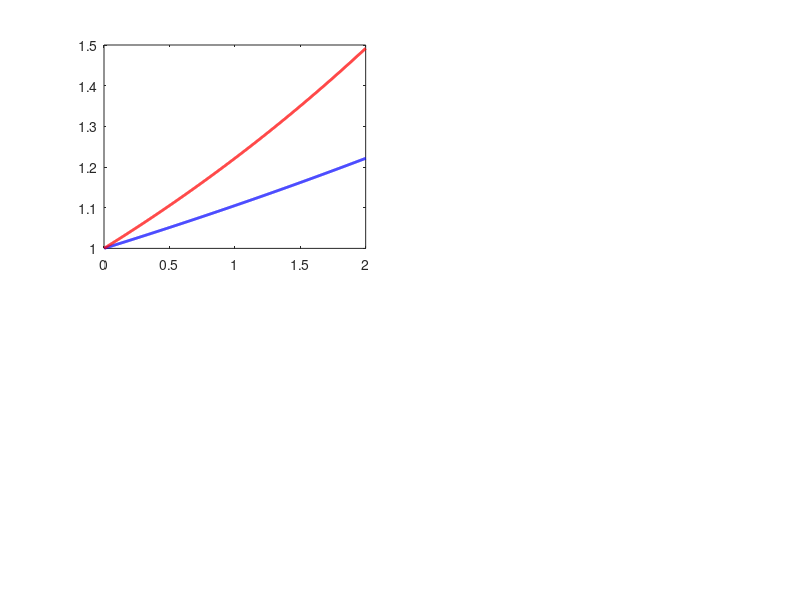

This figure's MATLAB source: (Note: this script raises an error after producing the figure.)
clear;clc;close all
tic
Hz = 400; tend = 2;
t = 1/Hz : 1/Hz : tend; t = t'; Sf = 100;% time = time(1:400);
%
amp1 = exp(0.1*t);  amp2 = exp(0.2*t);  amp3 = exp(0.3*t);
%
Sig1 = amp1.*exp(2*1i*pi*(25*t.^2));                        IF1 = 50*t;
Sig2 = amp2.*exp(2*1i*pi*(25*t));                           IF2 = 25*ones(length(t),1);
Sig3 = amp3.*exp(2*1i*pi*(-22*t.^2 + 95*t + sin(5*t)));     IF3 = -44*t + 95 + 5*cos(5*t);

figure; set(gcf,'Position',[20 100 800 450]);
subplot(221);plot(t,amp1,'b','LineWidth',2);hold on;plot(t,amp2,'r','LineWidth',2);plot(t,amp3,'Color','[0, 0.5, 0]','LineWidth',2);
axis xy; xlim([0,t(end)]);ylim([0.9 1.9]);
legend('Mode 1','Mode 2','Mode 3','Location','northwest')
xlabel('Time (s)','FontSize',12,'FontName','Times New Roman');
ylabel('Amplitude','FontSize',12,'FontName','Times New Roman');

Sig = Sig1 + Sig2 + Sig3;


%%
j = 0;pin = 0;
for SNR = -4:15
    j = j + 1;
    for k = 1:10
        pin = pin + 1;

        clearvars -except Hz j k Sig1 Sig2 Sig3 SNR t e_k e j pin
        seed = pin; % Use the loop variable as the seed
        rng(seed); % Set the seed for random number generation

        Sig = Sig1 + Sig2 + Sig3;
%         Sig = awgn(Sig,SNR);

        beta = 1e-3;
        Sig0 = real(Sig)';
        if (isreal(Sig0))
            Sig0 = hilbert(Sig0);
        end
        Num = 3;                % the number of the components
        fidexmult = zeros(Num,length(Sig0)); clearvars Spec Af c bw IFfit extr_Sig findex fidexmult
        Nh = 151; Nc = 71;
        num = Num;
        for i = 1 : Num

            [Spec,Atau,Af] = zALCT(Sig0,Hz,Nh,Nc,num);
            Spec = Spec';
            deltaf = 0.03*Hz; % 20;            % before: ; 20 in Chen's code
            c = findridges_m(Spec,deltaf,0.5,num,7);

            c (c > round(length(t)/2)) = round(length(t)/2)-1;             % Added for rebuttal
            c (c < 1) = 1;                                                 % Added for rebuttal

            % ridge extraction and fitting
            bw = 0.01*Hz; % Hz/60; % ; ; Hz/60 in Chen's code
            [IFfit,extr_Sig] = Dechirp_filter(Sig0,Hz,bw,Af(c),beta);
            fidexmult(i,:) = c;
            Sig0 = Sig0 - extr_Sig;
            num = num - 1;
        end

        % ridge path regrouping
        Df = 0.03*Hz; % length(Af)/15; % ;  length(f): in Chen's code
        [findex,interset] = RPRG(fidexmult,Df);

        findex (findex < 1) = 1;                                           % Added for rebuttal
        findex (findex > round(length(t)/2)) = round(length(t)/2)-1;       % Added for rebuttal


        % Smoothing of ridges
        beta1 = 1e-5; % this parameter can be smaller which will be helpful for the convergence, but it may cannot properly track fast varying IFs
        iniIF = curvesmooth(Af(findex),beta1); % the initial guess for the IFs by ridge detection; the initial IFs should be smooth and thus we smooth the detected ridges

        % run the CT with g for TFC domain
        alpha1 = 50;
        tt = -8:1/Hz:8;
        h1 = exp(-pi*alpha1*tt.^2'); % window g_0
        eta = 1;
        [tfc1, tfrtic, tcrtic] = sqSTCTm(Sig, eta/length(Sig), 1, h1);

        % TFC ridges
        %% TFC ridges
        if1 = iniIF(1,:);
        if2 = iniIF(2,:);
        if3 = iniIF(3,:);
        chirpn1 = gradient(if1)/(t(2)-t(1));
        chirpn2 = gradient(if2)/(t(2)-t(1));
        chirpn3 = gradient(if3)/(t(2)-t(1));

        for i = 1:length(Sig)

            [~,bb] = min(abs(tfrtic-if1(i)/Hz));
            line1(i,1) = bb;
            [~,bb1] = min(abs(tcrtic-chirpn1(i)/Hz^2));
            line1(i,2) = bb1-1;

            [~,bb2] = min(abs(tfrtic-if2(i)/Hz));
            line2(i,1) = bb2;
            [~,bb3] = min(abs(tcrtic-chirpn2(i)/Hz^2));
            line2(i,2) = bb3-1;

            [~,bb4] = min(abs(tfrtic-if3(i)/Hz));
            line3(i,1) = bb4;
            [~,bb5] = min(abs(tcrtic-chirpn3(i)/Hz^2));
            line3(i,2) = bb5-1;
        end

        line1 (line1 < 1) = 1;                                                 % Added for rebuttal
        line2 (line2 < 1) = 1;                                                 % Added for rebuttal
        line3 (line3 < 1) = 1;                                                 % Added for rebuttal


        % reconstruction
        scrsz = get(0,'ScreenSize');
        rrcon = zeros(3,length(Sig));
        scale = alpha1;
        stctmat = tfc1;
        for char = 1:length(Sig)
            tmp = zeros(3,3);
            tmp(1,1) = 1/sqrt(scale+1i*(tcrtic(line1(char,2))*Hz^2 - chirpn1(char)))*exp(-pi*(tfrtic(line1(char,1))*Hz-if1(char))^2/(scale+1i*(tcrtic(line1(char,2))*Hz^2 - chirpn1(char))));
            tmp(1,2) = 1/sqrt(scale+1i*(tcrtic(line1(char,2))*Hz^2 - chirpn2(char)))*exp(-pi*(tfrtic(line1(char,1))*Hz-if2(char))^2/(scale+1i*(tcrtic(line1(char,2))*Hz^2 - chirpn2(char))));
            tmp(1,3) = 1/sqrt(scale+1i*(tcrtic(line1(char,2))*Hz^2 - chirpn3(char)))*exp(-pi*(tfrtic(line1(char,1))*Hz-if3(char))^2/(scale+1i*(tcrtic(line1(char,2))*Hz^2 - chirpn3(char))));

            tmp(2,1) = 1/sqrt(scale+1i*(tcrtic(line2(char,2))*Hz^2 - chirpn1(char)))*exp(-pi*(tfrtic(line2(char,1))*Hz-if1(char))^2/(scale+1i*(tcrtic(line2(char,2))*Hz^2 - chirpn1(char))));
            tmp(2,2) = 1/sqrt(scale+1i*(tcrtic(line2(char,2))*Hz^2 - chirpn2(char)))*exp(-pi*(tfrtic(line2(char,1))*Hz-if2(char))^2/(scale+1i*(tcrtic(line2(char,2))*Hz^2 - chirpn2(char))));
            tmp(2,3) = 1/sqrt(scale+1i*(tcrtic(line2(char,2))*Hz^2 - chirpn3(char)))*exp(-pi*(tfrtic(line2(char,1))*Hz-if3(char))^2/(scale+1i*(tcrtic(line2(char,2))*Hz^2 - chirpn3(char))));

            tmp(3,1) = 1/sqrt(scale+1i*(tcrtic(line3(char,2))*Hz^2 - chirpn1(char)))*exp(-pi*(tfrtic(line3(char,1))*Hz-if1(char))^2/(scale+1i*(tcrtic(line3(char,2))*Hz^2 - chirpn1(char))));
            tmp(3,2) = 1/sqrt(scale+1i*(tcrtic(line3(char,2))*Hz^2 - chirpn2(char)))*exp(-pi*(tfrtic(line3(char,1))*Hz-if2(char))^2/(scale+1i*(tcrtic(line3(char,2))*Hz^2 - chirpn2(char))));
            tmp(3,3) = 1/sqrt(scale+1i*(tcrtic(line3(char,2))*Hz^2 - chirpn3(char)))*exp(-pi*(tfrtic(line3(char,1))*Hz-if3(char))^2/(scale+1i*(tcrtic(line3(char,2))*Hz^2 - chirpn3(char))));

            xtmp = [stctmat(line1(char,2),line1(char,1),char); stctmat(line2(char,2),line2(char,1),char); stctmat(line3(char,2),line3(char,1),char)]/Hz;
            rrcon(:,char) = tmp\xtmp;
        end

        % Rebuttal

        chops = 100;
        Sig1_s = Sig1(chops: end-chops); Sig2_s = Sig2(chops: end-chops); Sig3_s = Sig3(chops: end-chops);
        mode = rrcon(1,:)'; mode2 = rrcon(2,:)'; mode3 = rrcon(3,:)';
        mode_s = mode(chops: end-chops); mode2_s = mode2(chops: end-chops); mode3_s = mode3(chops: end-chops);


        e1 = norm(real(Sig1_s-mode_s))/norm(real(mode_s));
        e2 = norm(real(Sig2_s-mode2_s))/norm(real(mode2_s));
        e3 = norm(real(Sig3_s-mode3_s))/norm(real(mode3_s));

        e1_r = norm(real(Sig2_s-mode_s))/norm(real(mode_s));               % Because, may Sig1_s can be displayed as Sig2_s
        e2_r = norm(real(Sig3_s-mode2_s))/norm(real(mode2_s));
        e3_r = norm(real(Sig1_s-mode3_s))/norm(real(mode3_s));

        e1_r1 = norm(real(Sig3_s-mode_s))/norm(real(mode_s));               % Because, may Sig1_s can be displayed as Sig2_s
        e2_r1 = norm(real(Sig1_s-mode2_s))/norm(real(mode2_s));
        e3_r1 = norm(real(Sig2_s-mode3_s))/norm(real(mode3_s));
        
        e_M1 = [e1 e1_r e1_r1];
        e_M2 = [e2 e2_r e2_r1];
        e_M3 = [e3 e3_r e3_r1];

        e1_s = min(e_M1); e2_s = min(e_M2); e3_s = min(e_M3);

        e_k(k) = mean([e1_s e2_s e3_s]);
        % k
    end
        e(j) = mean(e_k);
        j
end
% figure;
% subplot(311);plot(real(Sig1_s));hold on;plot(real(mode_s),'r--')
% subplot(312);plot(real(Sig2_s));hold on;plot(real(mode2_s),'r--')
% subplot(313);plot(real(Sig3_s));hold on;plot(real(mode3_s),'r--')
% 
% figure;
% subplot(311);plot(real(Sig2_s));hold on;plot(real(mode_s),'r--')
% subplot(312);plot(real(Sig3_s));hold on;plot(real(mode2_s),'r--')
% subplot(313);plot(real(Sig1_s));hold on;plot(real(mode3_s),'r--')
% 
% figure;
% subplot(311);plot(real(Sig3_s));hold on;plot(real(mode_s),'r--')
% subplot(312);plot(real(Sig1_s));hold on;plot(real(mode2_s),'r--')
% subplot(313);plot(real(Sig2_s));hold on;plot(real(mode3_s),'r--')

%%
% figure; set(gcf,'Position',[20 100 800 450]);
% subplot(231)
% plot(t,real(Sig1), 'color', 'k'); xlabel('time (s)');hold on
% plot(t,real(rrcon(3,:)),'--c');ylim([-2.1 2.1]);
% xlabel('Time (s)'); ylabel('Amplitude');%legend('Real','Reconstructed','Orientation','horizontal');
% 
% subplot(234)
% plot(t, real(Sig1')-real(rrcon(3,:)), 'r'); ylim([-2.1 2.1]); xlabel('Time (s)');ylabel('Amplitude');legend('Error')
% 
% subplot(232)
% plot(t,real(Sig2), 'color', 'k'); xlabel('Time (s)');hold on;
% plot(t,real(rrcon(2,:)),'--c');ylim([-2.1 2.1]);
% xlabel('Time (s)'); ylabel('Amplitude');legend('Real','Reconstructed','Orientation','horizontal');
% 
% subplot(235)
% plot(t, real(Sig2')-real(rrcon(2,:)), 'r'); ylim([-2.1 2.1]); xlabel('Time (s)');ylabel('Amplitude');legend('Error')
% 
% subplot(233)
% plot(t,real(Sig3), 'color', 'k'); xlabel('Time (s)');hold on;
% plot(t,real(rrcon(1,:)),'--c');ylim([-2.1 2.1]);
% xlabel('Time (s)'); ylabel('Amplitude');%legend('Real','Reconstructed','Orientation','horizontal');
% 
% subplot(236)
% plot(t, real(Sig3')-real(rrcon(1,:)), 'r'); ylim([-2.1 2.1]); xlabel('Time (s)');ylabel('Amplitude');legend('Error')
% 
% set(findall(gcf,'-property','FontSize'),'FontSize',12, 'FontName', 'Times New Roman')
% figure;plot(e)
toc
e = e';
